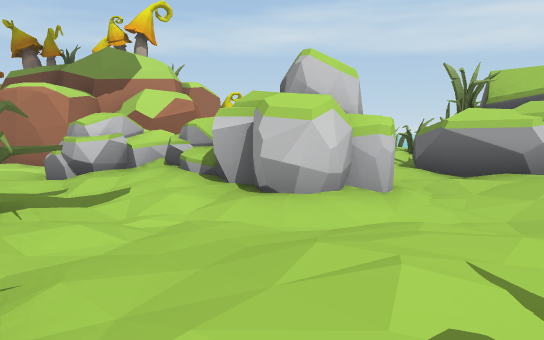
[1] (above)

24 first-person views from a walk through a 3-D level made in the Unity game engine. The camera is 1.2 m above the floor, tilts 6° down and sees 70° across. The floor is counted in squares, 2 m on a side. Each view is taken from the middle of a square. On the plan, view 1 faces up. The plan holds only what a view shows up to about 11 squares ahead; the rest is blank. The place goes on beyond the plan. The player is left out. Some surface patterns are stand-ins.

[2]
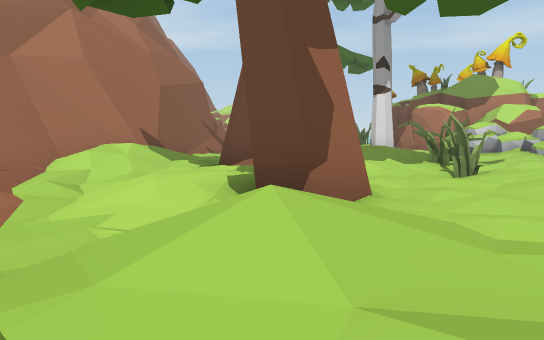

[3]
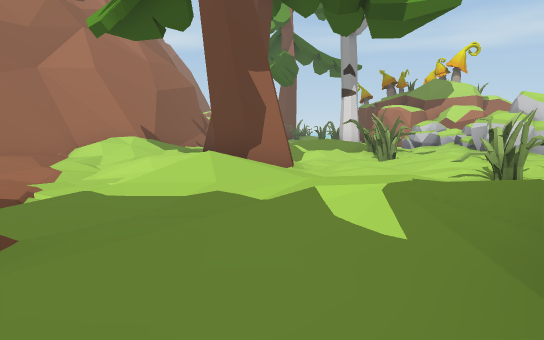

[4]
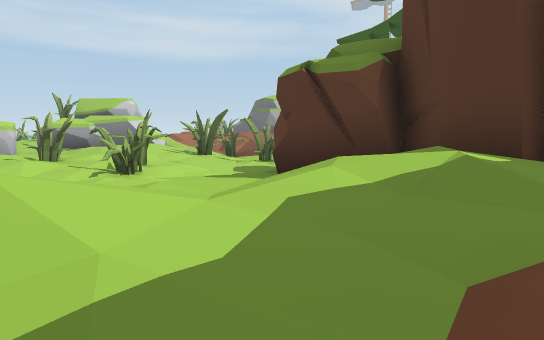

[5]
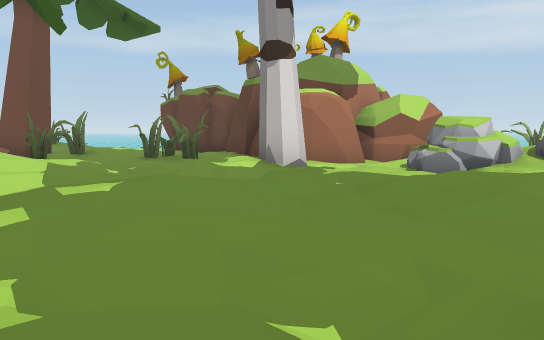

[6]
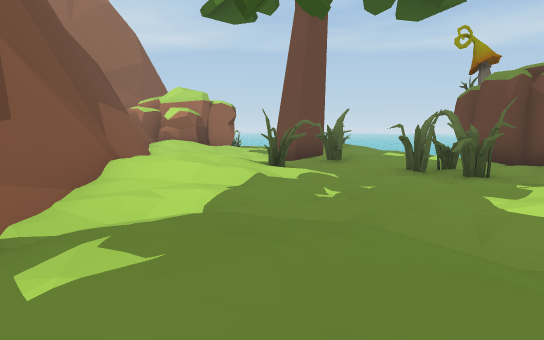

[7]
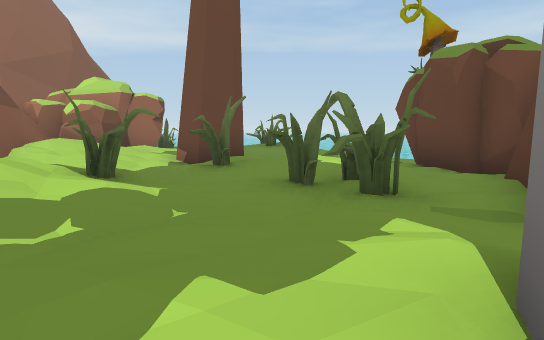

[8]
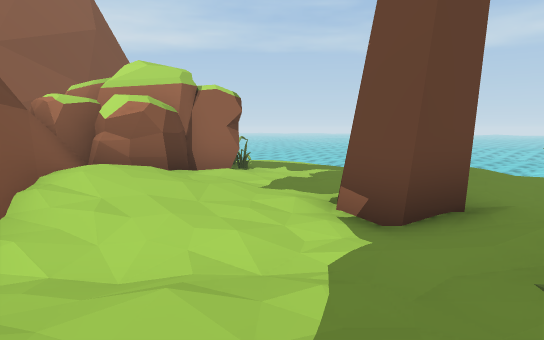

[9]
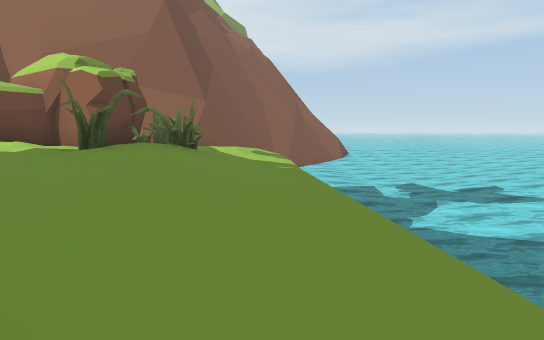

[10]
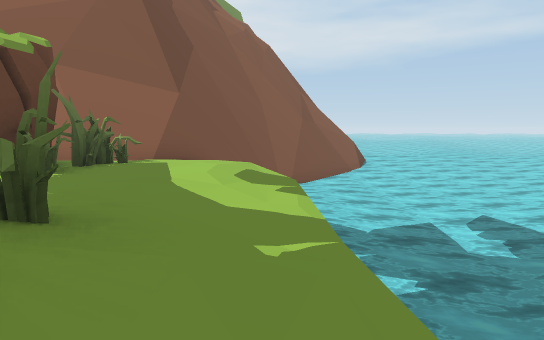

[11]
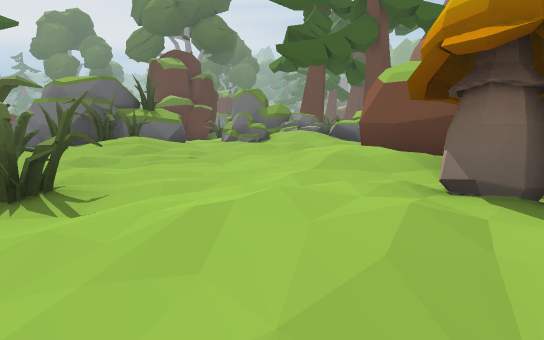

[12]
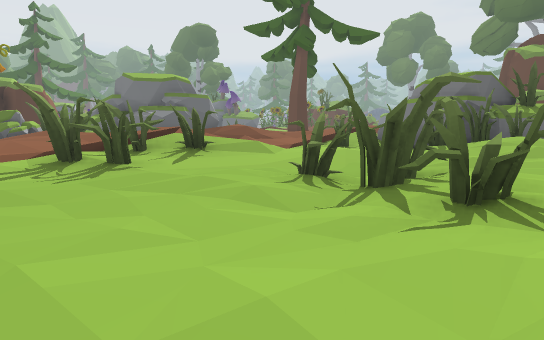

[13]
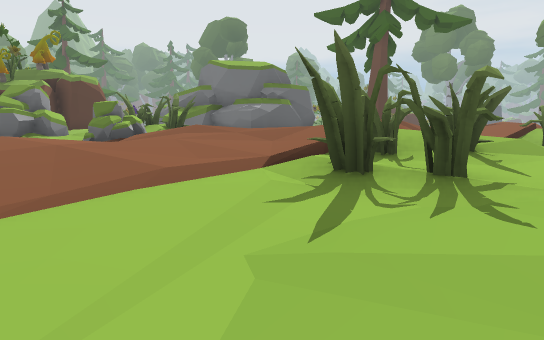

[14]
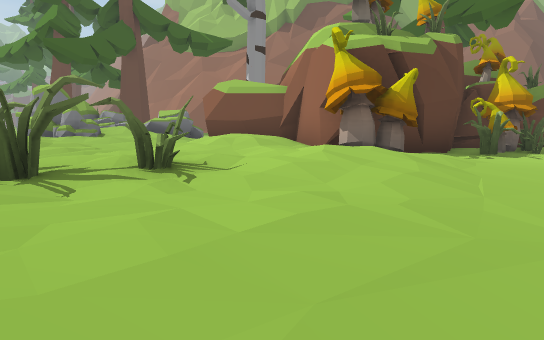

[15]
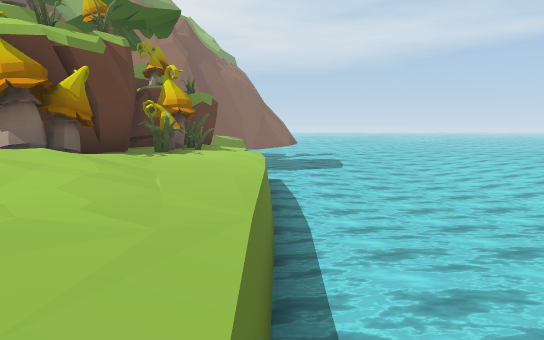

[16]
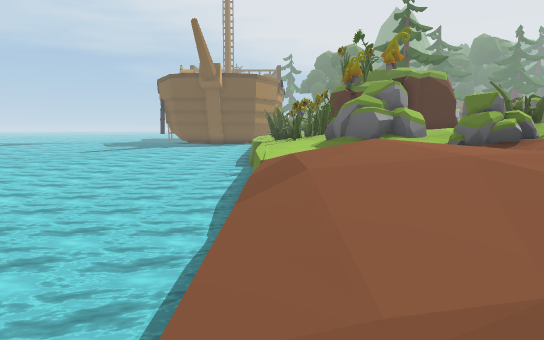

[17]
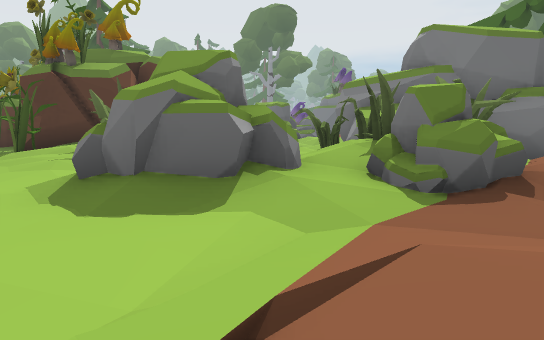

[18]
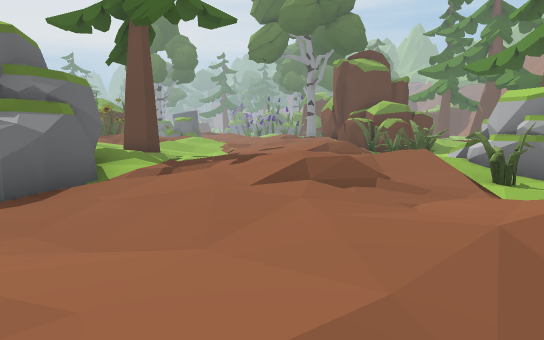

[19]
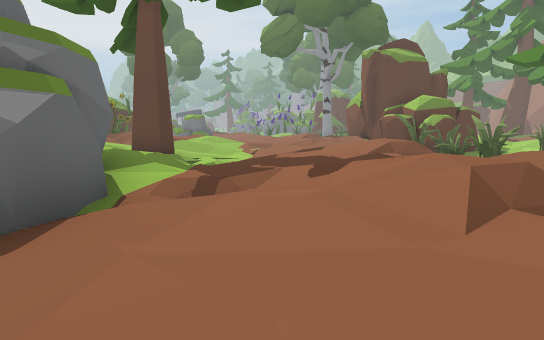

[20]
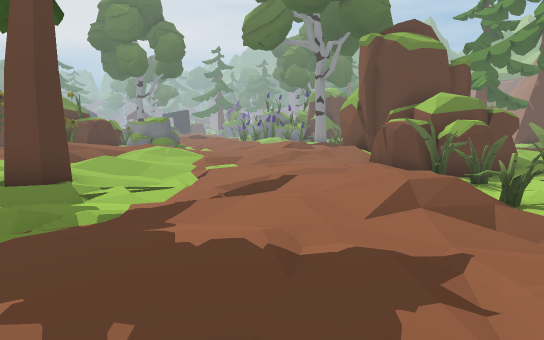

[21]
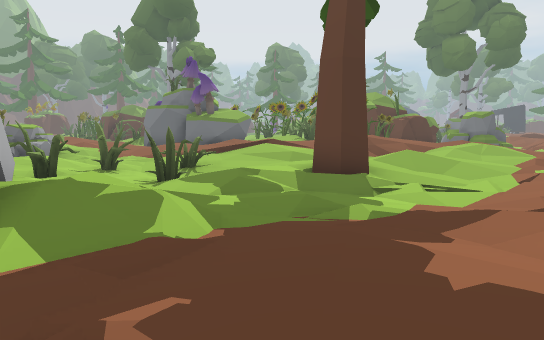

[22]
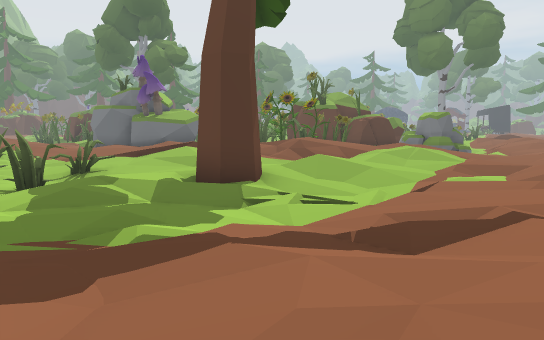

[23]
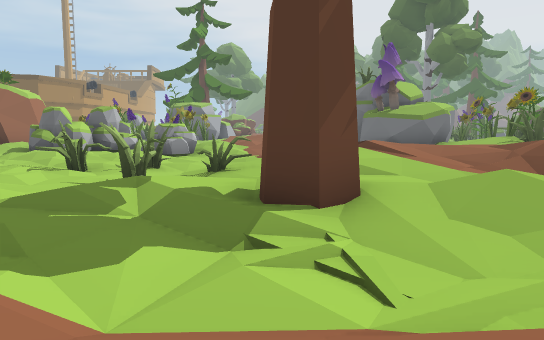

[24]
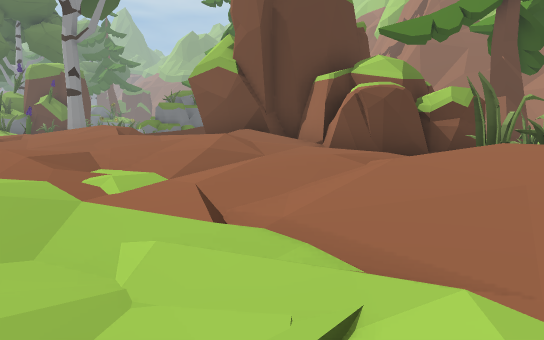

### Floor plan
Key: @ floor where view 1 was taken; # wall or solid block; x gap in a wall; . main floor; : floor 0.25 m higher than the main floor; - floor 0.25 m lower than the main floor; + floor 0.5 m higher than the main floor; _ floor 0.5 m lower than the main floor; * floor 0.75 m higher than the main floor; < floor 0.75 m lower than the main floor; % floor 1 m higher than the main floor; / step, stairs or slope; = window, fence, low wall or low ledge; ≈ water the walk keeps out of; ^ raised ledge; R rock; M mushroom; T thing the floor can be seen under or through.
Columns run from 23 left of view 1 to 21 right of it. Each row starts with its distance up from view 1.
 18 ≈≈≈≈≈≈≈≈≈≈≈     ≈≈≈≈≈≈≈≈≈≈       ≈≈≈≈≈≈≈≈≈
 17 ≈≈≈≈≈≈≈≈≈≈≈≈    ≈≈≈≈≈≈≈≈≈≈≈<<___//////_-__
 16 ≈≈≈≈≈≈≈≈≈≈≈≈≈≈  _______________/.:://-R---
 15   ≈≈___________ #MM___--______-..::.-/RR-.:##
 14 # __---_#..-__  ####_M..-___-##.:+/-R/R  ##
 13 #/_-----.#.-_    #  ##M.-#___-.//+: RR/.
 12 ##_##---.:.-  ###   ##..--#__-#/++:.:#x#
 11  #_ ##...-_-...-#   #.+.--#_-/:/:+/..x^#.
 10  ##  #...-#....-##  ##..--.--...:++.#####
  9      ##/:.--#.##.#####....// .../*+:#
  8      ##++.-_x-##-###-.:..:## #/:+*/.#       R
  7       ##/.-.#.-...--R.+:R.^###/+++/:#    ..+R
  6        ###///.-..#-.RRRR./####/++++:++TT .:+:
  5         ###++/.-......RRR.###=:/+++.//..TT.:
  4           ###.-.....--.RR-:   //*+:.-.---T.:
  3            ##/-.:..:/#__--...//**//-//:TTT-..
  2                .../+:#-..---##  +/-__/:.TT-.-
  1                .-..:.-#...-___ +::._/##...:.:
  0                #.-...--@##-__#:++:.-_.:////
 -1                #//##----##___#/.::/-//::+%
 -2                ##/..:.-..-__##/.::.-:+ :++*
 -3                ##/.:.#/...#####::/-..:.//**
 -4                 #._/.-//..####::++/:/+//%*
 -5                 #./-__/+++/###/++:.:+**
 -6                   :----..//#### +/..+       #
 -7                       ..::/   # ++:.:       #

Where each view was taken, in squares from view 1:
view 1: 0 up, 0 right, facing up
view 2: 6 down, 1 right, facing up-left
view 3: 7 down, 3 right, facing up-left
view 4: 7 down, 1 left, facing up-right
view 5: 1 down, 6 left, facing up
view 6: 2 up, 6 left, facing up-left
view 7: 5 up, 6 left, facing up-left
view 8: 6 up, 11 left, facing up-left
view 9: 15 up, 9 left, facing left
view 10: 15 up, 13 left, facing left
view 11: 16 up, 0 right, facing down
view 12: 16 up, 1 right, facing down-right
view 13: 17 up, 5 right, facing down-right
view 14: 17 up, 4 right, facing down-left
view 15: 17 up, 4 right, facing left
view 16: 17 up, 7 right, facing right
view 17: 17 up, 12 right, facing down-right
view 18: 14 up, 10 right, facing down
view 19: 12 up, 11 right, facing down
view 20: 8 up, 10 right, facing down
view 21: 7 up, 10 right, facing down-right
view 22: 5 up, 9 right, facing down-right
view 23: 1 up, 10 right, facing right
view 24: 1 up, 13 right, facing down-left
